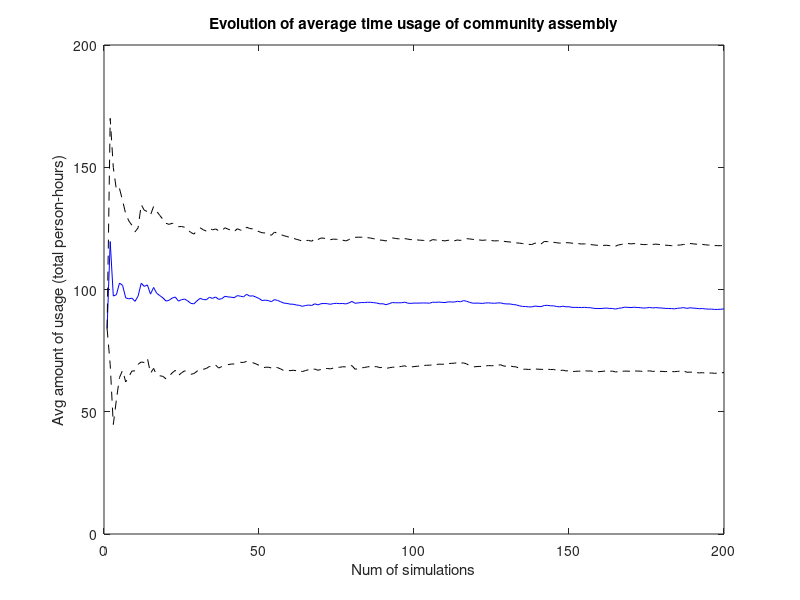
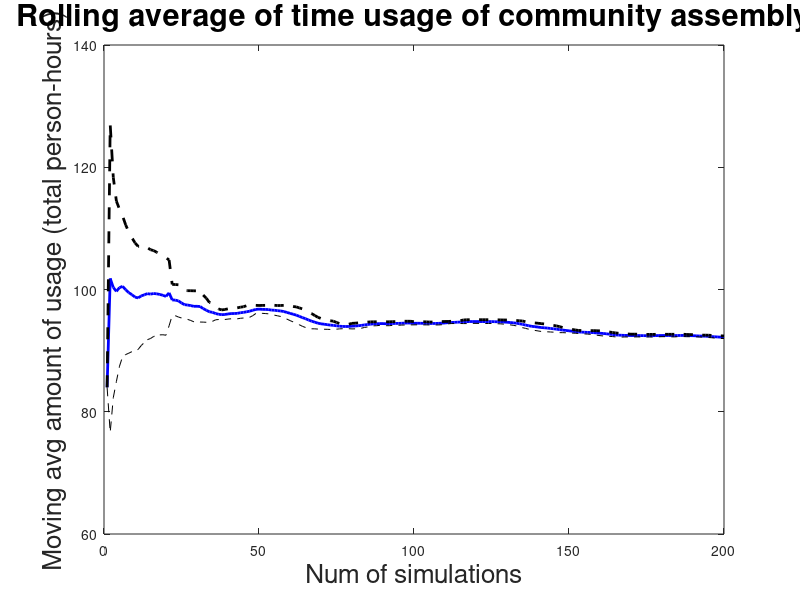

These figures' MATLAB source, in order: (Note: this script raises an error after producing the figures.)
clearvars; close all; clc;

% Loading model simulation data

load('randTopModel-Sims-200-102625.mat')
rtUseData = useData(:,[3 4 5 6 8]);
rtColData = collisionData(:,[3 4 5 6 8]);
load('eqProbModel-Sims-200-102525.mat')
eqUseData = useData(:,[3 4 5 6 8]);
eqColData = collisionData(:,[3 4 5 6 8]);
load('fullModel-Sims-200-101525.mat')
fmUseData = useData(:,[3 4 5 6 8]);
fmColData = collisionData(:,[3 4 5 6 8]);
%%
% Conv analysis

% Convergence analysis for random topology model

% Creating arrays with ith row the averages (SDs) for the first i full-day
% simulations
rtUseAvg = zeros(200,5);
rtUseSd = zeros(200,5);
for i = 1:length(rtUseData)
    if i == 1
        rtUseAvg(i,:) = rtUseData(1,:);
        rtUseSd(i,:) = [0 0 0 0 0];
    else
        rtUseAvg(i,:) = mean(rtUseData(1:i,:));
        rtUseSd(i,:) = std(rtUseData(1:i,:));
    end
end

upperbound = rtUseAvg + rtUseSd;
lowerbound = rtUseAvg - rtUseSd;

% Plotting the averages with their SDs
figure
plot(1:200, rtUseAvg(:,1), "b")
hold on
plot(1:200, upperbound(:,1), "k--", 1:200, lowerbound(:,1),"k--")
hold off
ylim([0 200])
xlabel("Num of simulations")
ylabel("Avg amount of usage (total person-hours)")
title("Evolution of average time usage of community assembly")

% Creating arrays with the ith row the averages (SDs) of the last 7
% averges
rtUseRAvg = zeros(200,5);
rtUseRSd = zeros(200,5);
for i = 1:length(rtUseAvg)
    if i == 1
        rtUseRAvg(i,:) = rtUseAvg(1,:);
        rtUseRSd(i,:) = rtUseSd(1,:);
    elseif i<21
        rtUseRAvg(i,:) = mean(rtUseAvg(1:i,:));
        rtUseRSd(i,:) = std(rtUseAvg(1:i,:));
    else
        rtUseRAvg(i,:) = mean(rtUseAvg(i-19:i,:));
        rtUseRSd(i,:) = std(rtUseAvg(i-19:i,:));
    end
end

upperbound = rtUseRAvg + rtUseRSd;
lowerbound = rtUseRAvg - rtUseRSd;

relerror = rtUseRSd(200,1)/rtUseRAvg(200,1);

figure
plot(1:200,rtUseRAvg(:,1),"b", "LineWidth",2)
hold on
plot(1:200, lowerbound, "k--", 1:200, upperbound, "k--","LineWidth",2)
hold off
ylim([0 200])
xlabel("Num of simulations","FontSize",19)
ylabel("Moving avg amount of usage (total person-hours)","FontSize",19)
title("Rolling average of time usage of community assembly","FontSize",22)
ylim([60 140])
text(110, 125, "sigma/mu is " + string(relerror) + " < 0.1","FontSize",18)
annotation('textarrow', [0.65 0.88], [0.74 0.45], 'Color', 'red');
legend("rolling average", "standard dev. of last 7 averages","FontSize",18)
grid on
set(gcf,'PaperPosition',[0,0,11,8.5]); print('-dpng','convergence-fig.png')

%%
% Next step is to iterate through and perform analysis for each room type
% for each model.

% Don't need to plot each thing, just need to check that it converges via
% mu/sigma.

alldata = {rtUseData,rtColData,eqUseData,eqColData,fmUseData,fmColData};
n = length(alldata);

for i = 1:n
    avg = zeros(length(alldata{i}),5);
    for j = 1:length(alldata{i})
        if j == 1
            avg(j,:) = alldata{i}(1,:);
        else
            avg(j,:) = mean(alldata{i}(1:j,:));
        end
    end
    
    for j = 1:5
        relerror = std(avg(41:60,j))/mean(avg(41:60,j));
        if relerror < 0.1
            fprintf('Model %d, Room %d converged with relerror: %.4f\n', i, j, relerror);
        else
            fprintf('Model %d, Room %d did not converge with relerror: %.4f\n', i, j, relerror);
        end
    end
end
